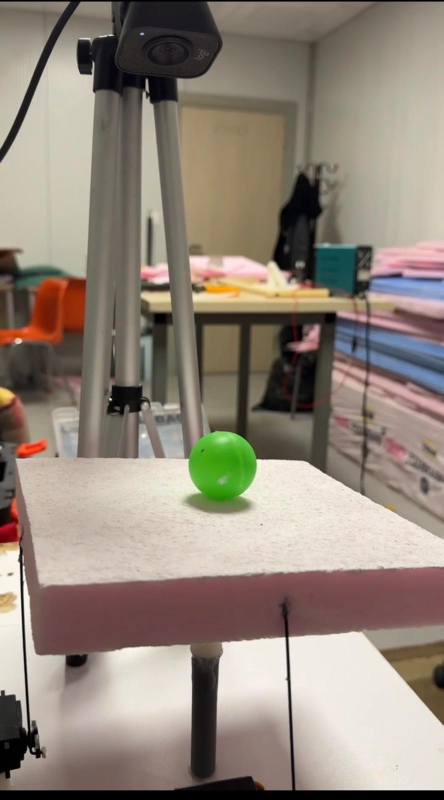
#> input picture Ball_Balance_Project/images/p4.1.jpeg, 887 x 1600 px, given in place of the camera (shown at 1/2 size)
$ python control.py
#> lines starting #> are read from the running program, lines starting #| are printed output that depends on the picture; after the words box and inside, x2 and y2 are one past the last pixel; in counts of white or black regions, pixels touching at a corner belong together
import cv2
import numpy as np
import serial
import time
from collections import deque


PORT = 'COM3'
BAUD = 115200
CAM_W, CAM_H = 640, 480
HISTORY_LEN = 300


FIXED_CENTER_X = 104
FIXED_CENTER_Y = 83


MOVE_RANGE = 25


LIMIT_X_MIN = FIXED_CENTER_X - MOVE_RANGE
LIMIT_X_MAX = FIXED_CENTER_X + MOVE_RANGE
LIMIT_Y_MIN = FIXED_CENTER_Y - MOVE_RANGE
LIMIT_Y_MAX = FIXED_CENTER_Y + MOVE_RANGE


DIR_X = 1
DIR_Y = -1


LOWER_COLOR = np.array([40, 70, 70])
UPPER_COLOR = np.array([80, 255, 255])


history_ball_x = deque(maxlen=HISTORY_LEN)
history_ball_y = deque(maxlen=HISTORY_LEN)
history_error = deque(maxlen=HISTORY_LEN)

def nothing(x): pass


ser = None
try:
    ser = serial.Serial(PORT, BAUD, timeout=0)
    time.sleep(2)
    print(f"Sistem Hazir: {PORT}")
    print(f"Merkezler Ayarlandi -> X:{FIXED_CENTER_X}, Y:{FIXED_CENTER_Y}")
except:
    print("HATA: Arduino yok, simulasyon modu.")


WINDOW_NAME = "Fixed Center PID System"
cv2.namedWindow(WINDOW_NAME)
cv2.resizeWindow(WINDOW_NAME, 1000, 600)


cv2.createTrackbar("Kp", WINDOW_NAME, 35, 200, nothing)
cv2.createTrackbar("Ki", WINDOW_NAME, 1, 100, nothing)
cv2.createTrackbar("Kd", WINDOW_NAME, 30, 200, nothing)

cap = cv2.VideoCapture(1)
cap.set(cv2.CAP_PROP_FRAME_WIDTH, CAM_W)
cap.set(cv2.CAP_PROP_FRAME_HEIGHT, CAM_H)

p_err_x, p_err_y = 0, 0
int_x, int_y = 0, 0
prev_time = time.time()

def create_telemetry_panel(err_x_list, total_err_list):
    h = CAM_H
    panel = np.zeros((h, 300, 3), dtype=np.uint8)
    cv2.line(panel, (0, h//2), (300, h//2), (50, 50, 50), 1)

    def plot(data, color, offset_y, scale, label):
        cv2.putText(panel, label, (10, offset_y - 80), cv2.FONT_HERSHEY_SIMPLEX, 0.4, (200, 200, 200), 1)
        if len(data) > 2:
            pts = list(data)
            for i in range(1, len(pts)):
                y1 = int(offset_y - (pts[i-1] * scale))
                y2 = int(offset_y - (pts[i] * scale))
                y1 = np.clip(y1, offset_y-90, offset_y+90)
                y2 = np.clip(y2, offset_y-90, offset_y+90)
                cv2.line(panel, (i-1, y1), (i, y2), color, 1)

    plot(err_x_list, (0, 255, 0), h//4, 0.5, "Pozisyon Hatasi (X)")
    plot(total_err_list, (0, 100, 255), 3*h//4, 0.5, "Toplam Hata")
    return panel

try:
    while True:
        ret, frame = cap.read()
#> frame is the input picture: shape (1600, 887, 3); mean B, G, R 122.3, 134.1, 145.5
        if not ret: break

        now = time.time()
        dt = now - prev_time
        prev_time = now
        if dt <= 0: dt = 0.01

        kp = cv2.getTrackbarPos("Kp", WINDOW_NAME) / 100.0
        ki = cv2.getTrackbarPos("Ki", WINDOW_NAME) / 1000.0
        kd = cv2.getTrackbarPos("Kd", WINDOW_NAME) / 100.0


        hsv = cv2.cvtColor(cv2.GaussianBlur(frame, (5,5), 0), cv2.COLOR_BGR2HSV)
#> hsv: shape (1600, 887, 3); mean H, S, V 31.6, 51.4, 147.7
        mask = cv2.inRange(hsv, LOWER_COLOR, UPPER_COLOR)
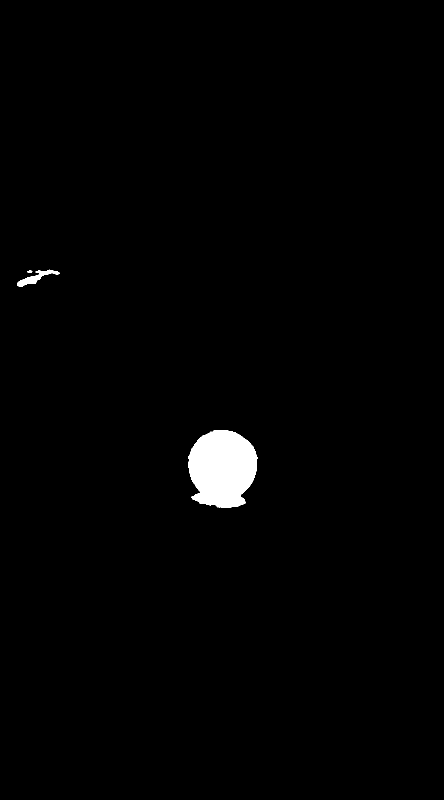
#> mask: shape (1600, 887) (shown at 1/2 size); 1.3% white; 3 white regions, box (x1, y1, x2, y2) and area: (377, 860, 515, 1016) 16822, (34, 539, 120, 574) 904, (54, 541, 65, 545) 33
        mask = cv2.erode(mask, None, iterations=2)
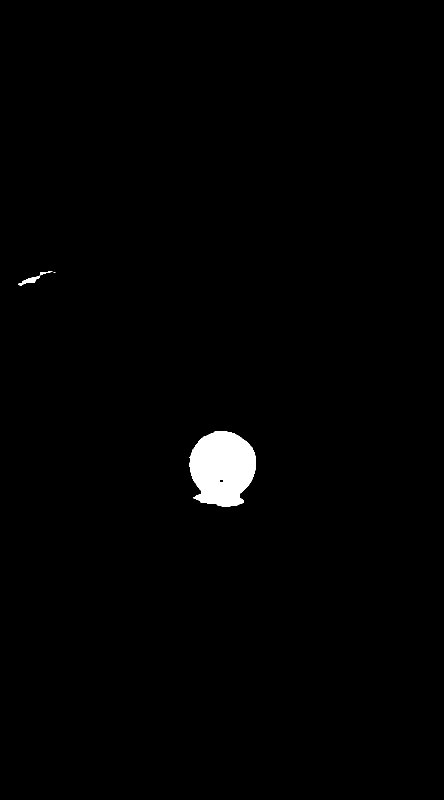
#> mask: shape (1600, 887) (shown at 1/2 size); 1.1% white; 4 white regions (1 under 20 px), largest, box (x1, y1, x2, y2) and area: (379, 862, 512, 1013) 15501, (37, 551, 80, 572) 303, (81, 542, 105, 551) 78
        mask = cv2.dilate(mask, None, iterations=2)
#> mask: shape (1600, 887); 1.2% white; 2 white regions
        cnts, _ = cv2.findContours(mask, cv2.RETR_EXTERNAL, cv2.CHAIN_APPROX_SIMPLE)
#> cnts = 2 contours; box (x1, y1, x2, y2) and area: (377, 860, 514, 1015) 16567, (35, 540, 113, 574) 734

        ball_detected = False
        center_screen_x = CAM_W // 2
        center_screen_y = CAM_H // 2

        if cnts:
            c = max(cnts, key=cv2.contourArea)
#> c = contour of 207 points, box (x1, y1, x2, y2) (377, 860, 514, 1015), area 16567
            ((x, y), r) = cv2.minEnclosingCircle(c)
#> x = 442.3; y = 940.6; r = 81.15

            if r > 10:
                ball_detected = True
                err_x = center_screen_x - x
#> err_x = -122.3
                err_y = y - center_screen_y
#> err_y = 700.6

                history_ball_x.append(err_x)
                history_error.append(np.sqrt(err_x**2 + err_y**2))

                # PID
                int_x = np.clip(int_x + (err_x * dt), -300, 300)
#> int_x = -13.38
                int_y = np.clip(int_y + (err_y * dt), -300, 300)
#> int_y = 76.63

                pid_x = (kp * err_x) + (ki * int_x) + (kd * (err_x - p_err_x) / dt)
#> pid_x = -378.4
                pid_y = (kp * err_y) + (ki * int_y) + (kd * (err_y - p_err_y) / dt)
#> pid_y = 2166.9
                p_err_x, p_err_y = err_x, err_y
#> p_err_x = -122.3; p_err_y = 700.6


                out_x = FIXED_CENTER_X + (pid_x * DIR_X)
#> out_x = -274.4
                out_y = FIXED_CENTER_Y + (pid_y * DIR_Y)
#> out_y = -2083.9


                out_x = int(np.clip(out_x, LIMIT_X_MIN, LIMIT_X_MAX))
#> out_x = 79
                out_y = int(np.clip(out_y, LIMIT_Y_MIN, LIMIT_Y_MAX))
#> out_y = 58

                if ser: ser.write(f"X{out_x}Y{out_y}\n".encode())


                cv2.circle(frame, (int(x), int(y)), int(r), (0, 255, 0), 2)
                cv2.line(frame, (int(x), int(y)), (center_screen_x, center_screen_y), (0, 255, 0), 2)
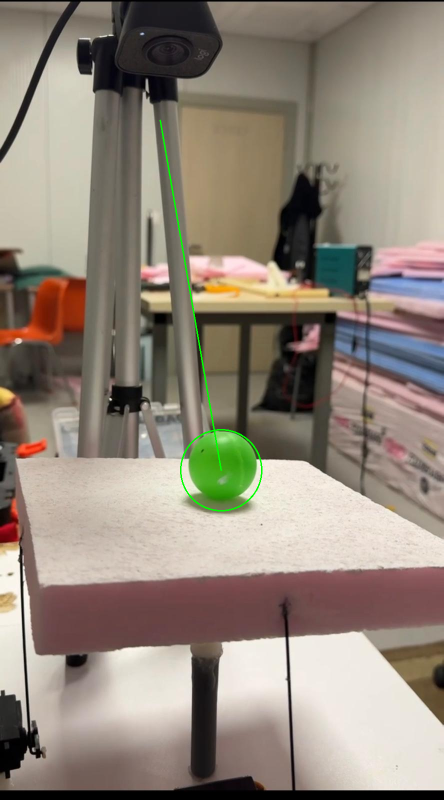
#> frame: shape (1600, 887, 3) (shown at 1/2 size); mean B, G, R 122, 134.5, 145.2


        if not ball_detected:
            p_err_x, p_err_y = 0, 0
            int_x, int_y = 0, 0
            history_error.append(0)


        telemetry_panel = create_telemetry_panel(history_ball_x, history_error)
        if frame.shape[0] != telemetry_panel.shape[0]:
            telemetry_panel = cv2.resize(telemetry_panel, (300, frame.shape[0]))
        combined_view = np.hstack((frame, telemetry_panel))
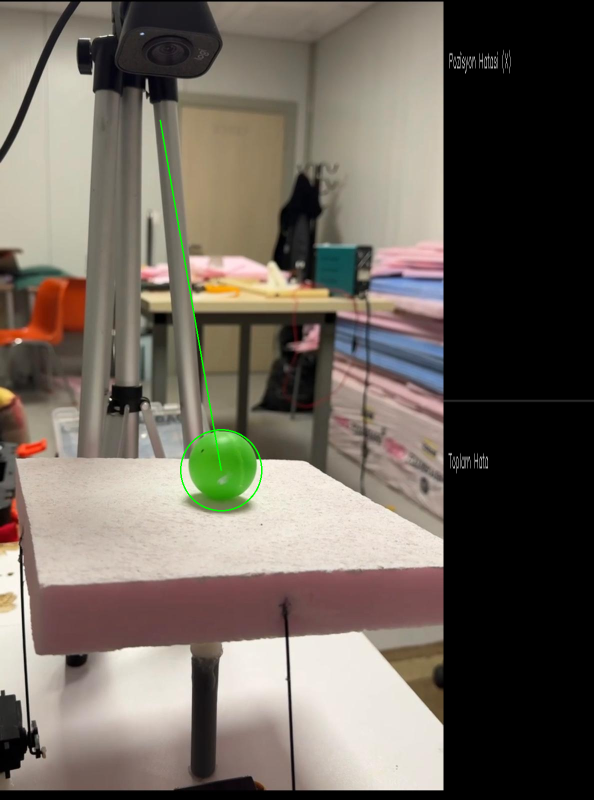
#> combined_view: shape (1600, 1187, 3) (shown at 1/2 size); mean B, G, R 91.4, 100.7, 108.7

        cv2.putText(combined_view, f"FIXED CENTER: X={FIXED_CENTER_X}, Y={FIXED_CENTER_Y}",
                    (10, CAM_H - 20), cv2.FONT_HERSHEY_SIMPLEX, 0.6, (200, 200, 200), 2)
#> combined_view: shape (1600, 1187, 3); 0.1% of pixels changed, all inside (x1, y1, x2, y2) = (11, 446, 287, 464)

        cv2.imshow(WINDOW_NAME, combined_view)
        if cv2.waitKey(1) & 0xFF == ord('q'): break
#> (key q is pressed here)

except Exception as e:
    print(f"Hata: {e}")
finally:
    if ser: ser.close()
    cap.release()
    cv2.destroyAllWindows()

$ run again, on Ball_Balance_Project/images/p4.2.jpeg
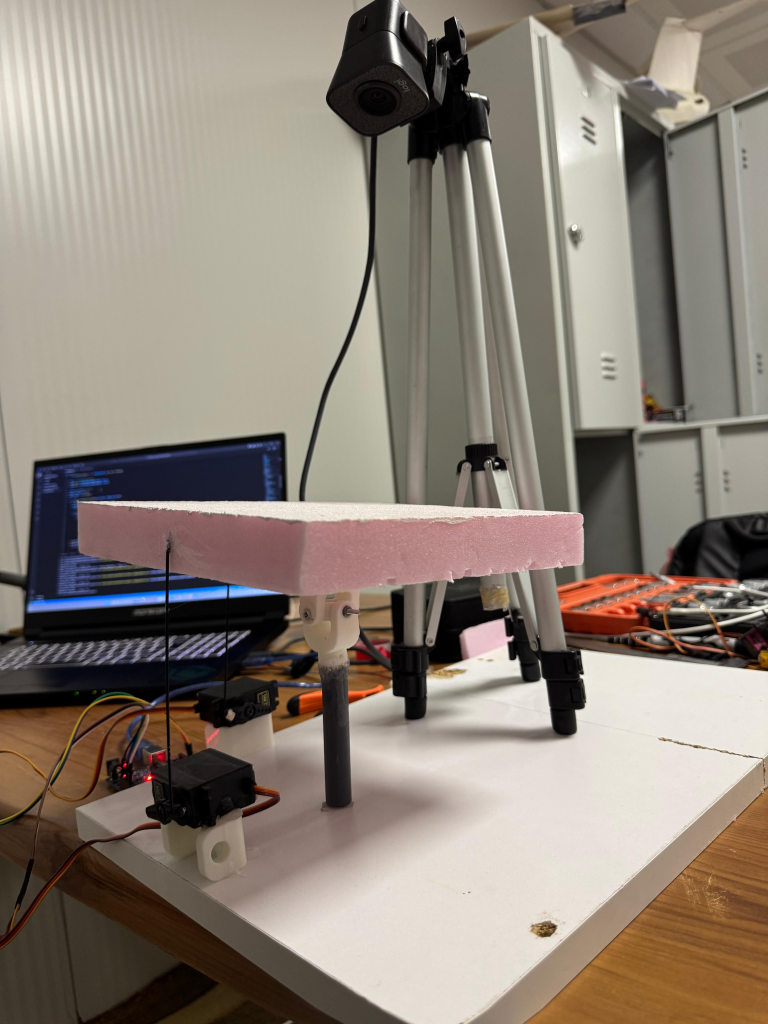
#> input picture Ball_Balance_Project/images/p4.2.jpeg, 3840 x 5120 px, given in place of the camera (shown at 1/5 size)
#> frame is the input picture: shape (5120, 3840, 3); mean B, G, R 118.8, 129.8, 140.6
#> hsv: shape (5120, 3840, 3); mean H, S, V 28.3, 53.7, 142.1
#> `mask = cv2.inRange(hsv, LOWER_COLOR, UPPER_COLOR)`:
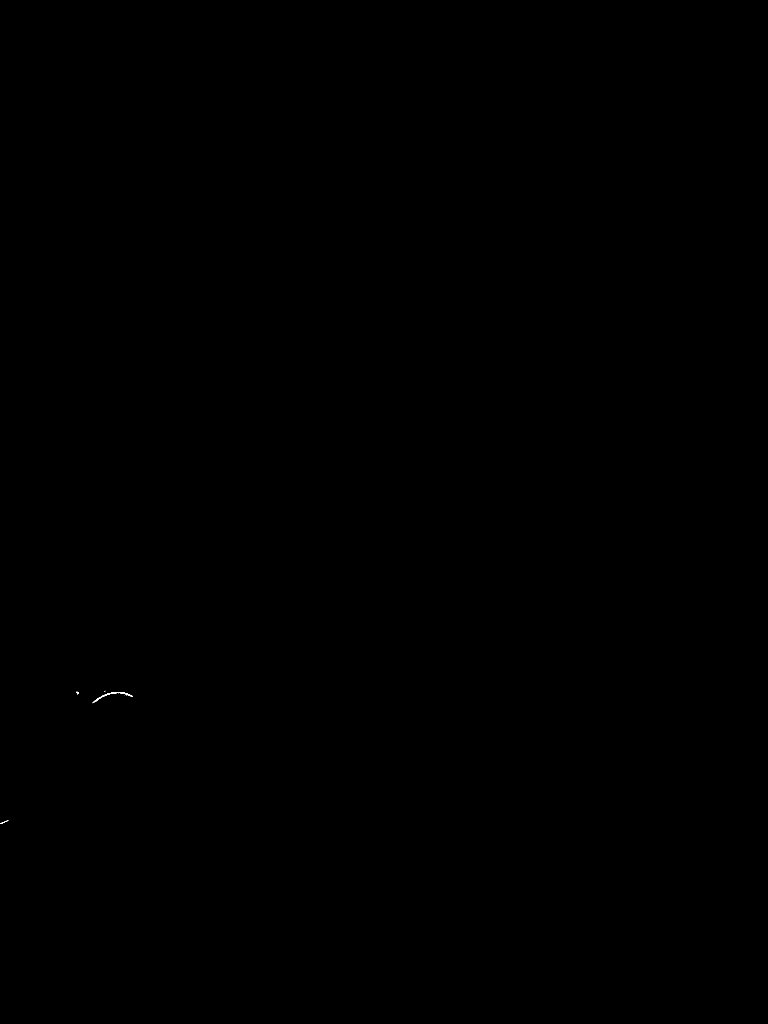
#> mask: shape (5120, 3840) (shown at 1/5 size); 0.01% white; 9 white regions (5 under 20 px), largest, box (x1, y1, x2, y2) and area: (461, 3460, 649, 3516) 926, (0, 4101, 43, 4120) 124, (380, 3459, 393, 3471) 78, (639, 3477, 665, 3482) 55
#> cnts = 6 contours, 2 with area under 20; largest, box (x1, y1, x2, y2) and area: (614, 3463, 635, 3472) 92, (571, 3461, 583, 3466) 44, (479, 3498, 486, 3505) 32, (386, 3460, 393, 3466) 28
#> c = contour of 20 points, box (x1, y1, x2, y2) (614, 3463, 635, 3472), area 92
#> x = 624; y = 3467; r = 10.77
#> err_x = -304
#> err_y = 3227
#> int_x = -300
#> int_y = 300
#> pid_x = -198.6
#> pid_y = 2105.4
#> p_err_x = -304; p_err_y = 3227
#> `out_x = FIXED_CENTER_X + (pid_x * DIR_X)`: out_x = -94.61
#> `out_y = FIXED_CENTER_Y + (pid_y * DIR_Y)`: out_y = -2022.4
#> `out_x = int(np.clip(out_x, LIMIT_X_MIN, LIMIT_X_MAX))`: out_x = 79
#> `out_y = int(np.clip(out_y, LIMIT_Y_MIN, LIMIT_Y_MAX))`: out_y = 58
#> `combined_view = np.hstack((frame, telemetry_panel))`:
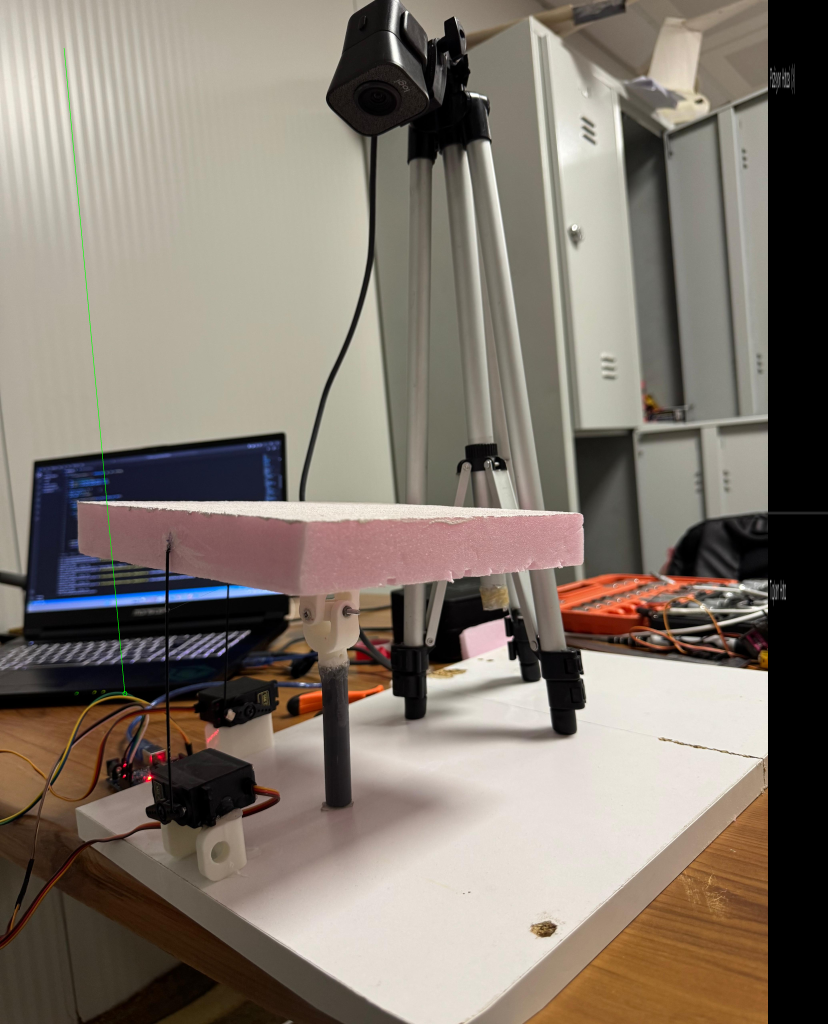
#> combined_view: shape (5120, 4140, 3) (shown at 1/5 size); mean B, G, R 110.2, 120.5, 130.4

$ run again, on Ball_Balance_Project/images/p4.3.jpeg
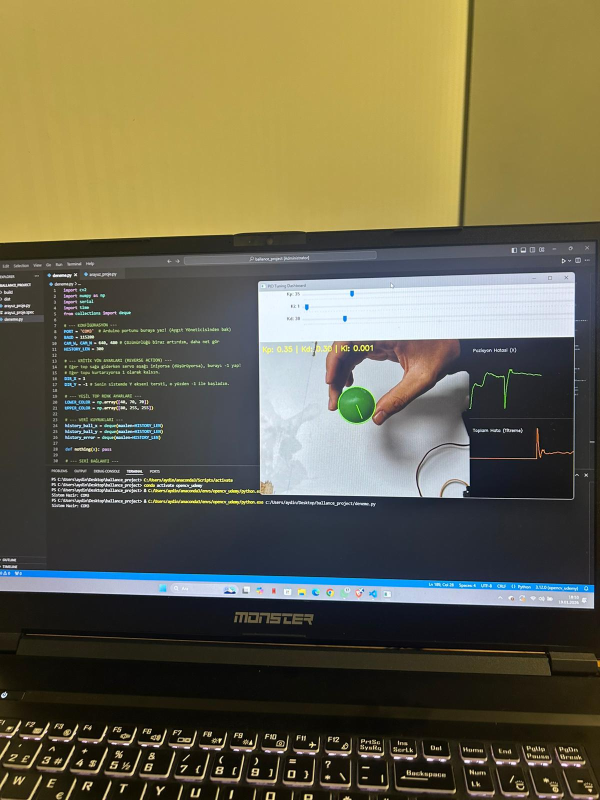
#> input picture Ball_Balance_Project/images/p4.3.jpeg, 1200 x 1600 px, given in place of the camera (shown at 1/2 size)
#> frame is the input picture: shape (1600, 1200, 3); mean B, G, R 77.2, 100.9, 105.6
#> hsv: shape (1600, 1200, 3); mean H, S, V 54.8, 95.2, 113.6
#> `mask = cv2.dilate(mask, None, iterations=2)`:
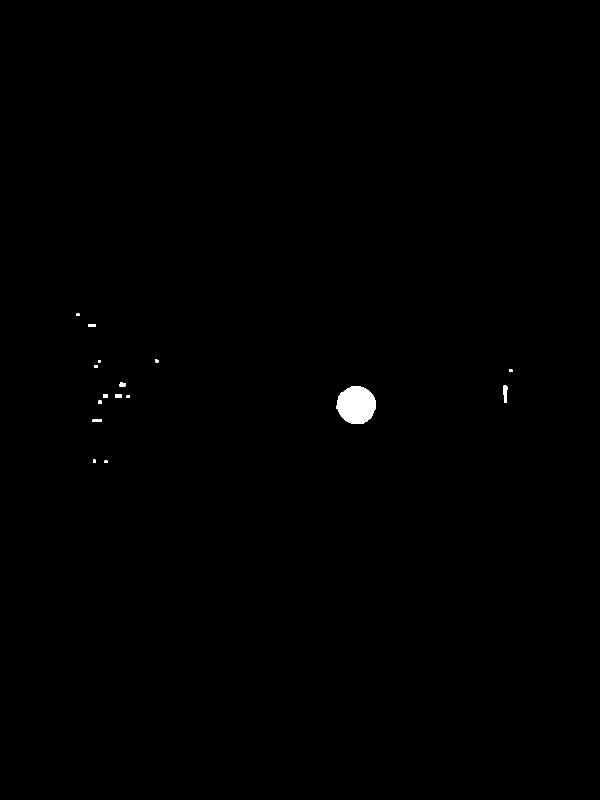
#> mask: shape (1600, 1200) (shown at 1/2 size); 0.29% white; 17 white regions
#> cnts = 17 contours, 1 with area under 20; largest, box (x1, y1, x2, y2) and area: (673, 773, 752, 848) 4504, (1007, 771, 1015, 806) 180, (231, 788, 243, 796) 77, (239, 765, 251, 773) 70, (176, 648, 192, 654) 68
#> c = contour of 99 points, box (x1, y1, x2, y2) (673, 773, 752, 848), area 4504
#> x = 712.1; y = 809.9; r = 39.76
#> err_x = -392.1
#> err_y = 569.9
#> int_x = -45.19
#> int_y = 65.68
#> pid_x = -1158.1
#> pid_y = 1683.2
#> p_err_x = -392.1; p_err_y = 569.9
#> `out_x = FIXED_CENTER_X + (pid_x * DIR_X)`: out_x = -1054.1
#> `out_y = FIXED_CENTER_Y + (pid_y * DIR_Y)`: out_y = -1600.2
#> `out_x = int(np.clip(out_x, LIMIT_X_MIN, LIMIT_X_MAX))`: out_x = 79
#> `out_y = int(np.clip(out_y, LIMIT_Y_MIN, LIMIT_Y_MAX))`: out_y = 58
#> `cv2.putText(combined_view, f"FIXED CENTER: X={FIXED_CENTER_X}, Y={FIXE..`:
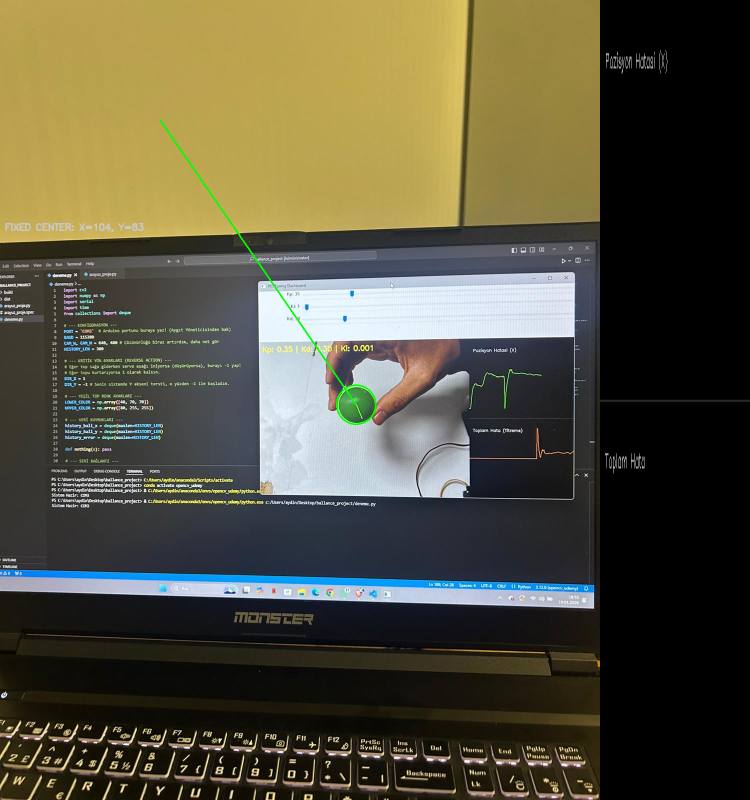
#> combined_view: shape (1600, 1500, 3) (shown at 1/2 size); mean B, G, R 61.8, 81, 84.5
